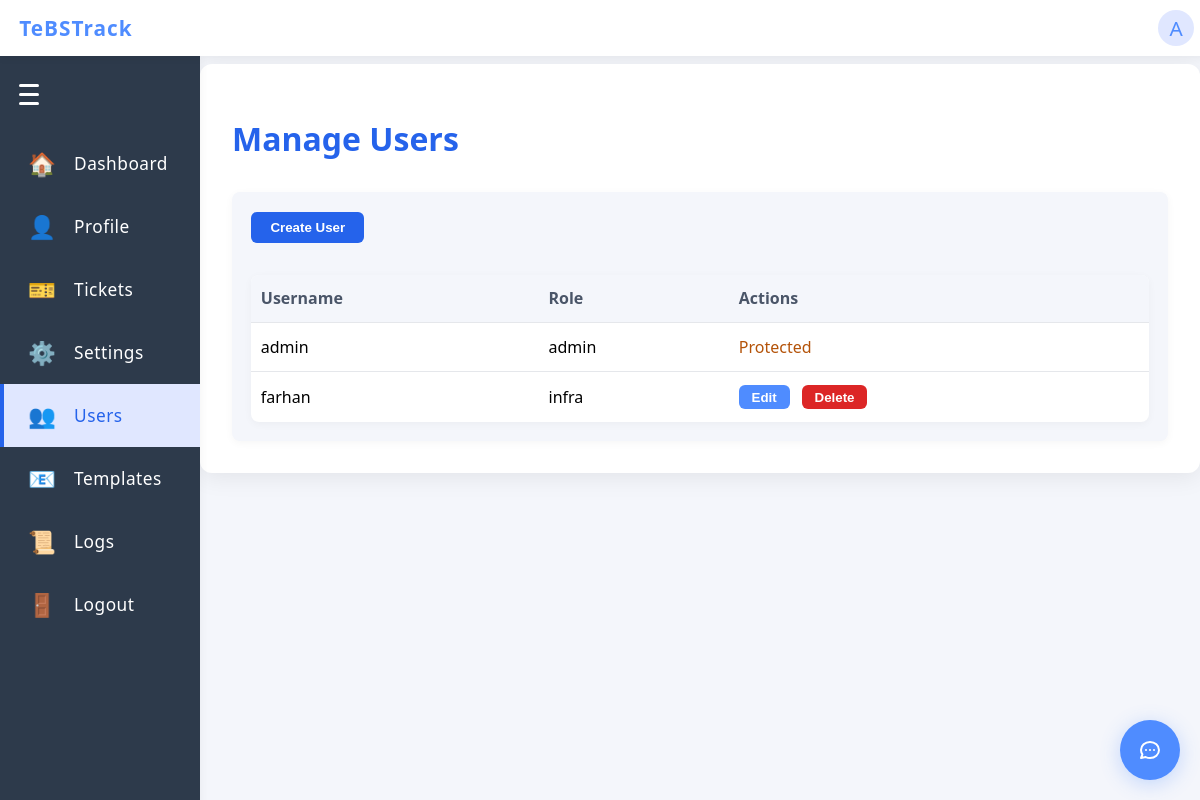
Before: /manage_users (signed in) with the older database file.
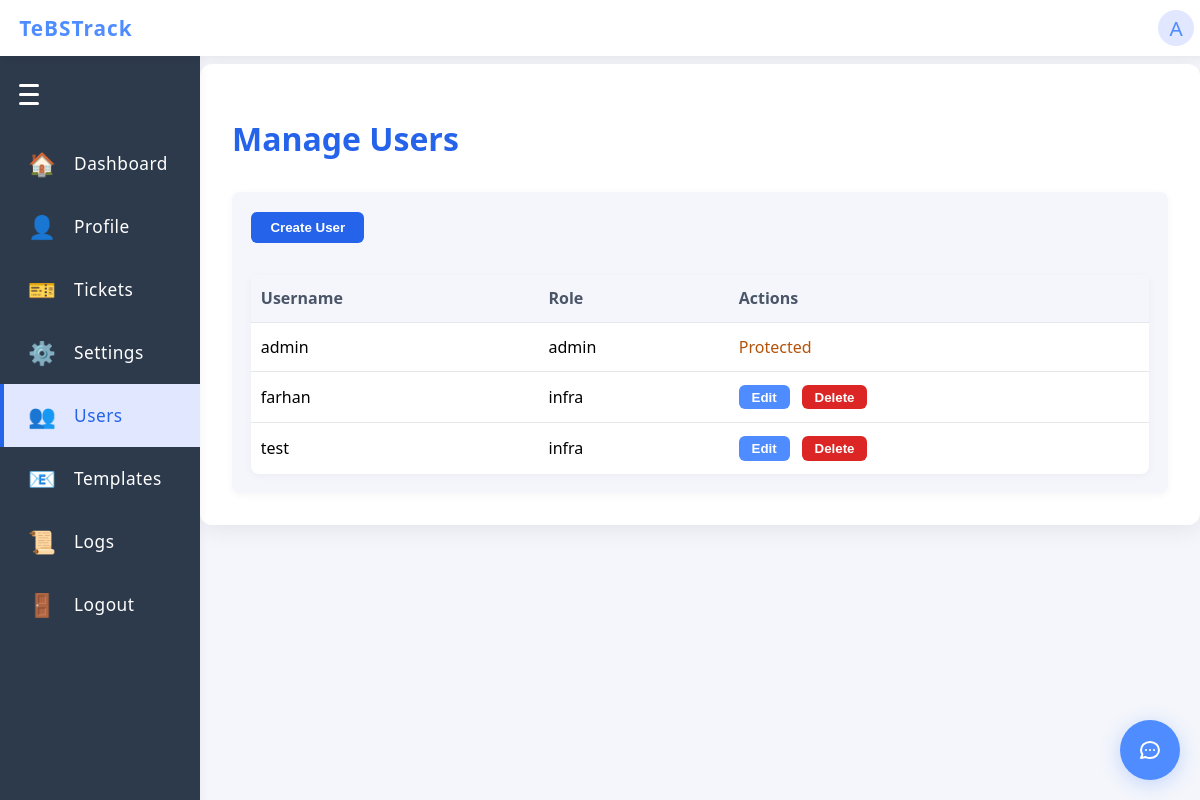
After: the same page with the newer database file.
### app/models.py (models this page shows)
class User(UserMixin, db.Model):
    id = db.Column(db.Integer, primary_key=True)
    username = db.Column(db.String(150), unique=True, nullable=False)
    password = db.Column(db.String(150), nullable=False)
    role = db.Column(db.String(20), nullable=False, default='infra')  # 'admin' or 'infra'

### app/routes.py (the view)
@main.route('/manage_users', methods=['GET'])
@login_required
def manage_users():
    if current_user.role != 'admin':
        return redirect(url_for('main.index'))
    users = User.query.order_by(User.username).all()
    return render_template('manage_users.html', users=users)

### app/__init__.py (called while the page is built)
def create_app():
    app = Flask(__name__)
    app.config.from_object('config.Config')
    app.config['SESSION_COOKIE_HTTPONLY'] = True  # Prevent JS access to session cookie
    app.config['SESSION_COOKIE_SAMESITE'] = 'Lax'  # Restrict cross-site requests
    csrf.init_app(app)
    db.init_app(app)
    login_manager.init_app(app)
    app.register_blueprint(main)
    from flask_wtf.csrf import CSRFError
    from .routes import LoginForm
    from flask import render_template, flash
    @app.errorhandler(CSRFError)
    def handle_csrf_error(e):
        flash('CSRF token missing or invalid. Please refresh the page and try again.', 'error')
        return render_template('login.html', form=LoginForm()), 400
    from .models import User
    @login_manager.user_loader
    def load_user(user_id):
        return User.query.get(int(user_id))
    return app

### app/routes.py (called while the page is built)
@main.before_app_request
def require_login():
    allowed_routes = ['main.login', 'static']
    if not current_user.is_authenticated and request.endpoint not in allowed_routes:
        return redirect(url_for('main.login'))

### app/templates/manage_users.html (shortened to what this page needs)
{% extends 'base.html' %}
{% block content %}
<div class="dashboard-container">
  <h1 style="color:#2563eb;">Manage Users</h1>
  <div class="admin-section" style="margin-top:2rem;">
    <button type="button" id="open-create-user-modal" style="background:#2563eb; color:#fff; border:none; border-radius:6px; padding:0.5rem 1.2rem; font-weight:700; margin-bottom:2rem;">Create User</button>
    <table class="ticket-table">
      <thead>
        <tr>
          <th>Username</th>
          <th>Role</th>
          <th>Actions</th>
        </tr>
      </thead>
      <tbody>
        {% for user in users %}
        <tr>
          <td>{{ user.username }}</td>
          <td>{{ user.role }}</td>
          <td>
            {% if user.username != 'admin' %}
            <button type="button" class="edit-user-btn" data-username="{{ user.username }}" data-role="{{ user.role }}" style="background:#4f8cff; color:#fff; border:none; border-radius:6px; padding:0.3rem 0.8rem; font-weight:600; cursor:pointer; margin-right:0.5rem;">Edit</button>
            <button type="button" class="delete-user-btn" data-username="{{ user.username }}" style="background:#dc2626; color:#fff; border:none; border-radius:6px; padding:0.3rem 0.8rem; font-weight:600; cursor:pointer;">Delete</button>
            {% else %}
            <span style="color:#b45309;">Protected</span>
            {% endif %}
          </td>
        </tr>
        {% endfor %}
      </tbody>
    </table>
  </div>
</div>
{% endblock %}

### app/templates/base.html (shortened to what this page needs)
<!doctype html>
<html lang="en">
<head>
</head>
<body>
  <div class="navbar">
    <a href="{{ url_for('main.index') }}" class="navbar-title" style="text-decoration:none;">
      TeBSTrack
    </a>
    {% if current_user.is_authenticated %}
    <div class="navbar-profile" id="profile-btn">
      <span class="profile-icon">{{ current_user.username[0]|upper if current_user.username else '?' }}</span>
    </div>
    {% endif %}
  </div>
  {% if not hide_sidenav %}
    <div class="sidenav-hamburger" id="sidenav-hamburger">
      <span></span>
      <span></span>
      <span></span>
    </div>
    <a href="{{ url_for('main.index') }}" class="sidenav-link{% if request.endpoint == 'main.index' %} active{% endif %}" data-label="Dashboard">
      <span class="sidenav-icon">🏠</span>
      <span class="sidenav-label">Dashboard</span>
    </a>
    <a href="{{ url_for('main.profile') }}" class="sidenav-link{% if request.endpoint == 'main.profile' %} active{% endif %}" data-label="Profile">
      <span class="sidenav-icon">👤</span>
      <span class="sidenav-label">Profile</span>
    </a>
    <a href="{{ url_for('main.tickets') }}" class="sidenav-link{% if request.endpoint in ['main.tickets', 'main.view_ticket'] %} active{% endif %}" data-label="Tickets">
      <span class="sidenav-icon">🎫</span>
      <span class="sidenav-label">Tickets</span>
    </a>
    <a href="{{ url_for('main.settings') }}" class="sidenav-link{% if request.endpoint == 'main.settings' %} active{% endif %}" data-label="Settings">
      <span class="sidenav-icon">⚙️</span>
      <span class="sidenav-label">Settings</span>
    </a>
    {% if current_user.role == 'admin' %}
    <a href="{{ url_for('main.manage_users') }}" class="sidenav-link{% if request.endpoint == 'main.manage_users' %} active{% endif %}" data-label="Users">
      <span class="sidenav-icon">👥</span>
      <span class="sidenav-label">Users</span>
    </a>
    <a href="{{ url_for('main.manage_email_templates') }}" class="sidenav-link" data-label="Templates">
      <span class="sidenav-icon">📧</span>
      <span class="sidenav-label">Templates</span>
    </a>
    <a href="{{ url_for('main.audit_logs') }}" class="sidenav-link{% if request.endpoint == 'main.audit_logs' %} active{% endif %}" data-label="Logs">
      <span class="sidenav-icon">📜</span>
      <span class="sidenav-label">Logs</span>
    </a>
    {% endif %}
    <a href="{{ url_for('main.logout') }}" class="sidenav-link{% if request.endpoint == 'main.logout' %} active{% endif %}" data-label="Logout">
      <span class="sidenav-icon">🚪</span>
      <span class="sidenav-label">Logout</span>
    </a>
  {% endif %}
  <div class="main-content{% if hide_sidenav %} no-sidenav{% endif %}">
    {% block content %}{% endblock %}
  </div>
  {% if current_user.is_authenticated %}
    {% include 'chatbot_component.html' %}
  {% endif %}
  <link rel="stylesheet" href="https://cdnjs.cloudflare.com/ajax/libs/font-awesome/6.0.0/css/all.min.css">
</body>
</html>

Changed rows visible on the page:
added User: username "test", role "infra"
